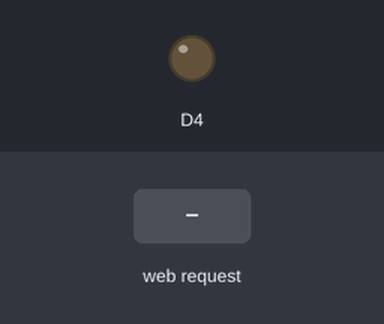
Recording of a sketch running on a simulated ESP8266 (NodeMCU). Parts: output pins drawn as LEDs (lit = HIGH). The test bench sets the inputs (shaded band). WiFi joins after 1.5 s; servers stay silent unless stated; network time is answered at once with the bench clock; the local clock reads 2024-03-15 10:24:30 at power-on unless the sketch sets it; EEPROM starts erased; what the sketch prints to the serial monitor is not drawn.

Above: at 5.3 s.
5.4 s: HTTP request GET /offD4 received
At 6.5 s:
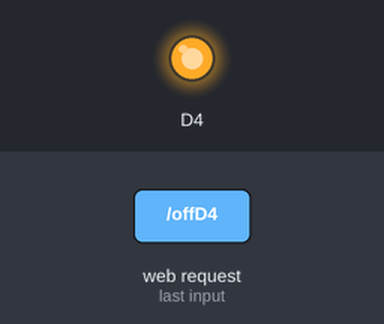
6.9 s: HTTP request GET /onD4 received
At 8.0 s:
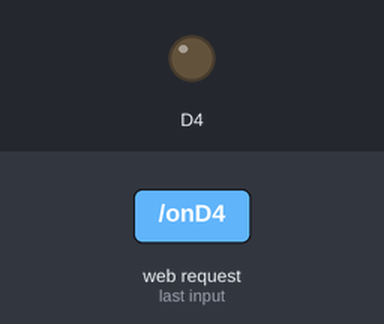
Timing chart, 0 to 31.5 s (numbered marks = the images above; inputs shaded):
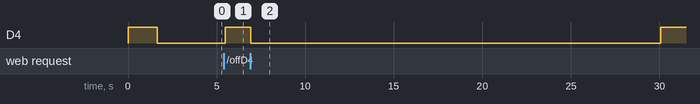

Measured:
- after the input at 5.4 s, D4: LOW → HIGH after 0.08 s
- after the input at 6.9 s, D4: HIGH → LOW at once, → HIGH 23.1 s later

The sketch:

Alarm_Device.ino
```cpp
#include <NTPClient.h>
#include <WiFiUdp.h>
#include <ESP8266WiFi.h>
#include <ESP8266WebServer.h>
#include <EEPROM.h>


ESP8266WebServer webServer(80);


// NTP SETUP
WiFiUDP u;
NTPClient n(u, "2.asia.pool.ntp.org", 7 * 3600); // khai bao truy cap NTP gio asia


/****/
int mins, hours;
int set_mins_on = 10, set_mins_off = 15;
short int state;

//==========AP info=======================//
char* ssid_ap = "IOT_ESP8266_2";
char* pass_ap = "10100101";
IPAddress ip_ap(192, 168, 1, 1);
IPAddress gateway_ap(192, 168, 1, 1);
IPAddress subnet_ap(255, 255, 255, 0);
String ssid;
String pass;
boolean statusD4;
//=========Biến chứa mã HTLM Website==//
const char MainPage[] PROGMEM = R"=====(
  <!DOCTYPE html>
  <html>
   <head>
       <title>HOME PAGE</title>
       <style>
          body {text-align:center;}
          h1 {color:#003399;}
          a {text-decoration: none;color:#FFFFFF;}
          .bt_on {height:50px; width:100px; margin:10px 0;background-color:#FF6600;border-radius:5px;}
          .bt_off {height:50px; width:100px; margin:10px 0;background-color:#00FF00;border-radius:5px;}
          .bt_write {height:30px; width:70px; margin:10px 0;background-color:#00FF00;border-radius:5px;}
          .bt_restart {height:30px; width:70px; margin:10px 0;background-color:#FF6600;border-radius:5px;}
          .bt_clear {height:30px; width:70px; margin:10px 0;background-color:#00FF00;border-radius:5px;}
       </style>
       <meta name="viewport" content="width=device-width,user-scalable=0" charset="UTF-8">
   </head>
   <body>
      <h1>ESP8266 Web Server</h1>
      <div>Trạng thái trên chân D4: <b><pan id="trangthaiD4"><pan></b></div>
       <div>
        <button class="bt_on" onclick="getdata('onD4')">ON</button>
        <button class="bt_off" onclick="getdata('offD4')">OFF</button>
      </div>
      <div>Thiết lập thông tin Wifi kết nối</div>
      <div>Nhập tên wifi: </div>
      <div><input id="ssid"/></div>

      <div>Password wifi: </div>
      <div><input id="pass"/></div>
      <div>
        <button class="bt_write" onclick="writeEEPROM()">WRITE</button>
        <button class="bt_restart" onclick="restartESP()">RESTART</button>
        <button class="bt_clear" onclick="clearEEPROM()">CLEAR</button>
      </div>
      <div id>IP connected: <pan id="ipconnected"></pan></div>
      <div id="reponsetext"></div>
      <script>
        //-----------Tạo đối tượng request----------------
        function create_obj(){
          td = navigator.appName;
          if(td == "Microsoft Internet Explorer"){
            obj = new ActiveXObject("Microsoft.XMLHTTP");
          }else{
            obj = new XMLHttpRequest();
          }
          return obj;
        }
        var xhttp = create_obj();
        //------------------------------------------------
        window.onload = function(){
          xhttp.open("GET","/getIP",true);
          xhttp.onreadystatechange = process_ip;//nhận reponse
          xhttp.send();
        }
        //-----------Kiểm tra response IP------------------
        function process_ip(){
          if(xhttp.readyState == 4 && xhttp.status == 200){
            //------Updat data sử dụng javascript----------
            ketqua = xhttp.responseText;
            document.getElementById("ipconnected").innerHTML=ketqua;
          }
        }
        //==============================================================
        //-----------Thiết lập dữ liệu và gửi request ON/OFF D4---
        function getdata(url){
          xhttp.open("GET","/"+url,true);
          xhttp.onreadystatechange = process_onofd4;//nhận reponse
          xhttp.send();
        }
        //-----------Kiểm tra response ON/OFF D4------------------
        function process_onofd4(){
          if(xhttp.readyState == 4 && xhttp.status == 200){
            //------Updat data sử dụng javascript----------
            ketqua = xhttp.responseText;
            document.getElementById("trangthaiD4").innerHTML=ketqua;
          }
        }
         //-----------Thiết lập dữ liệu và gửi request Status D4----
        //---Ham update duu lieu tu dong---
        var xhttp2 = create_obj();
        setInterval(function() {
          getstatusD4();
        }, 1000);
        function getstatusD4(){
          xhttp2.open("GET","/getstatusD4",true);
          xhttp2.onreadystatechange = process_statusd4;//nhận reponse
          xhttp2.send();
        }
        //-----------Kiểm tra response ON/OFF D4------------------
        function process_statusd4(){
          if(xhttp2.readyState == 4 && xhttp2.status == 200){
            //------Updat data sử dụng javascript----------
            ketqua = xhttp2.responseText;
            document.getElementById("trangthaiD4").innerHTML=ketqua;
          }
        }
        //===============================================================
        //-----------Thiết lập dữ liệu và gửi request ssid và password---
        function writeEEPROM(){
          var ssid = document.getElementById("ssid").value;
          var pass = document.getElementById("pass").value;
          xhttp.open("GET","/writeEEPROM?ssid="+ssid+"&pass="+pass,true);
          xhttp.onreadystatechange = process;//nhận reponse
          xhttp.send();
        }
        function clearEEPROM(){
          xhttp.open("GET","/clearEEPROM",true);
          xhttp.onreadystatechange = process;//nhận reponse
          xhttp.send();
        }
        function restartESP(){
          xhttp.open("GET","/restartESP",true);
          xhttp.onreadystatechange = process;//nhận reponse
          xhttp.send();
        }
        //-----------Kiểm tra response ------------------
        function process(){
          if(xhttp.readyState == 4 && xhttp.status == 200){
            //------Updat data sử dụng javascript----------
            ketqua = xhttp.responseText;
            document.getElementById("reponsetext").innerHTML=ketqua;
          }
        }
      </script>
   </body>
  </html>
)=====";
//=========================================//
void setup() {
  //Serial.begin(115200);
  pinMode(D4,OUTPUT);
  digitalWrite(D4,LOW);
  mins = hours = 0;
  state = 1;

  EEPROM.begin(512);       //Khởi tạo bộ nhớ EEPROM
  delay(10);

  if(read_EEPROM()){
    checkConnection();
  }else{
    WiFi.disconnect();
    WiFi.mode(WIFI_AP);
    WiFi.softAPConfig(ip_ap, gateway_ap, subnet_ap);
    WiFi.softAP(ssid_ap,pass_ap);
    /*Serial.println("Soft Access Point mode!");
    Serial.print("Please connect to ");
    Serial.println(ssid_ap);
    Serial.print("Web Server IP Address: ");
    Serial.println(ip_ap);*/
  }
  /******************************/
  // tuy cap NTP
  n.begin();
  //*************************************//
  webServer.on("/",mainpage);
  webServer.on("/onD4",on_D4);
  webServer.on("/offD4",off_D4);
  webServer.on("/getstatusD4",get_statusD4);
  webServer.on("/getIP",get_IP);
  webServer.on("/writeEEPROM",write_EEPROM);
  webServer.on("/restartESP",restart_ESP);
  webServer.on("/clearEEPROM",clear_EEPROM);
  webServer.begin();
}
void loop()
{
  webServer.handleClient();
  // lay thoi gian
  n.update();
   mins = n.getMinutes();
   hours = n.getHours();
  /*Serial.print( "bay gio la: " );
  Serial.print(hours);
  Serial.print(":");
  Serial.print(mins);
  Serial.print("\n");*/

  State_led();
  delay(100);

}
//==========Chương trình con=================//
void mainpage(){
  String s = FPSTR(MainPage);
  webServer.send(200,"text/html",s);
}

void State_led()
{
  if( (mins == 5) || (mins == 17)|| (mins == 25)|| (mins == 35)|| (mins == 45)) {state =0;} // high 10
  if((mins == 7 )|| (mins == 20)|| (mins == 27)|| (mins == 37) || (mins == 50)){state = 1;} /// low 15
  if(state == 0)  digitalWrite(D4,  HIGH);
  if(state ==1)   digitalWrite(D4, LOW);
  ///*/////
  statusD4 = digitalRead(D4);
  EEPROM.write(96,statusD4);
  EEPROM.commit();
}

void on_D4()
{
  state = 1;
  webServer.send(200,"text/html","ON");
}
void off_D4()       /********************** off function **********************/
{
  state = 0;
  webServer.send(200,"text/html","OFF");
}
void get_statusD4(){
  String s;
  if(digitalRead(D4)==1){
    s = "OFF";
  }else{
    s = "ON";
  }
  webServer.send(200,"text/html", s);
}
void get_IP(){
  String s = WiFi.localIP().toString();
  webServer.send(200,"text/html", s);
}
boolean read_EEPROM(){
  Serial.println("Reading EEPROM...");
  statusD4 = char(EEPROM.read(96));
  Serial.print("Trạng thái chân D4: ");
  if(statusD4 == 0){
    digitalWrite(D4,LOW);
    Serial.println("ON");
  }else{
    digitalWrite(D4,HIGH);
    Serial.println("OFF");
  }
  if(EEPROM.read(0)!=0)
  {
    ssid = "";
    pass = "";
    for (int i=0; i<32; ++i){
      ssid += char(EEPROM.read(i));
    }
    Serial.print("SSID: ");
    Serial.println(ssid);
    for (int i=32; i<96; ++i){
      pass += char(EEPROM.read(i));
    }
    Serial.print("PASSWORD: ");
    Serial.println(pass);
    ssid = ssid.c_str();
    pass = pass.c_str();
    return true;
  }
  else
  {
    Serial.println("Data wifi not found!");
    return false;
  }
}
//---------------SETUP WIFI------------------------------
void checkConnection() {
  Serial.println();
  Serial.print("Check connecting to ");
  Serial.println(ssid);
  WiFi.disconnect();
  WiFi.begin(ssid,pass);
  int count=0;
  while(count < 50){
    if(WiFi.status() == WL_CONNECTED){
      WiFi.mode(WIFI_STA);
      Serial.println();
      Serial.print("Connected to ");
      Serial.println(ssid);
      Serial.print("Web Server IP Address: ");
      Serial.println(WiFi.localIP());
      return;
    }
    delay(200);
    Serial.print(".");
    count++;
  }
  Serial.println("Timed out.");
  WiFi.disconnect();
  WiFi.mode(WIFI_AP);
  WiFi.softAPConfig(ip_ap, gateway_ap, subnet_ap);
  WiFi.softAP(ssid_ap,pass_ap);
  Serial.println("Soft Access Point mode!");
  Serial.print("Please connect to ");
  Serial.println(ssid_ap);
  Serial.print("Web Server IP Address: ");
  Serial.println(ip_ap);
}
void write_EEPROM(){
  ssid = webServer.arg("ssid");
  pass = webServer.arg("pass");
  Serial.println("Clear EEPROM!");
  for (int i = 0; i < 96; ++i) {
    EEPROM.write(i, 0);
    delay(10);
  }
  for (int i = 0; i < ssid.length(); ++i) {
    EEPROM.write(i, ssid[i]);
  }
  for (int i = 0; i < pass.length(); ++i) {
    EEPROM.write(32 + i, pass[i]);
  }
  EEPROM.commit();
  Serial.println("Writed to EEPROM!");
  Serial.print("SSID: ");
  Serial.println(ssid);
  Serial.print("PASS: ");
  Serial.println(pass);
  String s = "Đã lưu thông tin wifi";
  webServer.send(200, "text/html", s);
}
void restart_ESP(){
  ESP.restart();
  String s = "Đã khởi động lại ESP8266";
  webServer.send(200, "text/html", s);
}
void clear_EEPROM(){
  Serial.println("Clear EEPROM!");
  for (int i = 0; i < 96; ++i) {
    EEPROM.write(i, 0);
    delay(10);
  }
  EEPROM.commit();
  String s = "Đã xóa bộ nhớ EEPROM";
  webServer.send(200,"text/html", s);
}
```
